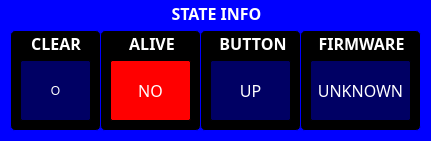
   <widget class="QGroupBox" name="STATE">
    <property name="geometry">
     <rect>
      <x>850</x>
      <y>230</y>
      <width>431</width>
      <height>141</height>
     </rect>
    </property>
    <property name="font">
     <font>
      <family>Rubik</family>
      <pointsize>12</pointsize>
      <italic>false</italic>
      <bold>true</bold>
     </font>
    </property>
    <property name="layoutDirection">
     <enum>Qt::LeftToRight</enum>
    </property>
    <property name="styleSheet">
     <string notr="true">QGroupBox {
    border: 1px solid gray;
    border-color: blue;
    border-radius: 5px;
	background-color: rgb(0, 0, 255);
	font: 700 12pt &quot;Rubik&quot;;
	color: rgb(255, 255, 255);
}</string>
    </property>
    <property name="title">
     <string>STATE INFO</string>
    </property>
    <property name="alignment">
     <set>Qt::AlignCenter</set>
    </property>
    <widget class="QGroupBox" name="groupBox_17">
     <property name="geometry">
      <rect>
       <x>100</x>
       <y>30</y>
       <width>101</width>
       <height>101</height>
      </rect>
     </property>
     <property name="sizePolicy">
      <sizepolicy hsizetype="Preferred" vsizetype="Expanding">
       <horstretch>0</horstretch>
       <verstretch>0</verstretch>
      </sizepolicy>
     </property>
     <property name="font">
      <font>
       <family>Rubik</family>
       <pointsize>12</pointsize>
       <italic>false</italic>
       <bold>true</bold>
      </font>
     </property>
     <property name="styleSheet">
      <string notr="true">background-color: rgb(0, 0, 0);
color: rgb(255, 255, 255);
font: 700 12pt &quot;Rubik&quot;;</string>
     </property>
     <property name="title">
      <string>ALIVE</string>
     </property>
     <property name="alignment">
      <set>Qt::AlignCenter</set>
     </property>
     <property name="flat">
      <bool>false</bool>
     </property>
     <property name="checkable">
      <bool>false</bool>
     </property>
     <widget class="QLabel" name="AliveLabel">
      <property name="geometry">
       <rect>
        <x>10</x>
        <y>30</y>
        <width>81</width>
        <height>61</height>
       </rect>
      </property>
      <property name="sizePolicy">
       <sizepolicy hsizetype="Preferred" vsizetype="Expanding">
        <horstretch>0</horstretch>
        <verstretch>0</verstretch>
       </sizepolicy>
      </property>
      <property name="font">
       <font>
        <family>Rubik</family>
        <pointsize>12</pointsize>
        <italic>false</italic>
        <bold>false</bold>
       </font>
      </property>
      <property name="styleSheet">
       <string notr="true">border: 1px solid gray;
border-color: black;
border-radius: 2px;
background-color: red;
color: white;
font: 12pt &quot;Rubik&quot;;</string>
      </property>
      <property name="frameShape">
       <enum>QFrame::Box</enum>
      </property>
      <property name="frameShadow">
       <enum>QFrame::Plain</enum>
      </property>
      <property name="lineWidth">
       <number>1</number>
      </property>
      <property name="text">
       <string>NO</string>
      </property>
      <property name="alignment">
       <set>Qt::AlignCenter</set>
      </property>
     </widget>
    </widget>
    <widget class="QGroupBox" name="groupBox_16">
     <property name="geometry">
      <rect>
       <x>300</x>
       <y>30</y>
       <width>121</width>
       <height>101</height>
      </rect>
     </property>
     <property name="sizePolicy">
      <sizepolicy hsizetype="Preferred" vsizetype="Expanding">
       <horstretch>0</horstretch>
       <verstretch>0</verstretch>
      </sizepolicy>
     </property>
     <property name="font">
      <font>
       <family>Rubik</family>
       <pointsize>12</pointsize>
       <italic>false</italic>
       <bold>true</bold>
      </font>
     </property>
     <property name="styleSheet">
      <string notr="true">background-color: rgb(0, 0, 0);
color: rgb(255, 255, 255);
font: 700 12pt &quot;Rubik&quot;;</string>
     </property>
     <property name="title">
      <string>FIRMWARE</string>
     </property>
     <property name="alignment">
      <set>Qt::AlignCenter</set>
     </property>
     <widget class="QLabel" name="FirmwareLabel">
      <property name="geometry">
       <rect>
        <x>10</x>
        <y>30</y>
        <width>101</width>
        <height>61</height>
       </rect>
      </property>
      <property name="sizePolicy">
       <sizepolicy hsizetype="Preferred" vsizetype="Expanding">
        <horstretch>0</horstretch>
        <verstretch>0</verstretch>
       </sizepolicy>
      </property>
      <property name="font">
       <font>
        <family>Rubik</family>
        <pointsize>12</pointsize>
        <italic>false</italic>
        <bold>false</bold>
       </font>
      </property>
      <property name="styleSheet">
       <string notr="true">border: 1px solid gray;
border-color: black;
border-radius: 2px;
background-color: rgb(0, 0, 100);
color: rgb(255, 255, 255);
font: 12pt &quot;Rubik&quot;;</string>
      </property>
      <property name="frameShape">
       <enum>QFrame::Box</enum>
      </property>
      <property name="frameShadow">
       <enum>QFrame::Plain</enum>
      </property>
      <property name="lineWidth">
       <number>1</number>
      </property>
      <property name="text">
       <string>UNKNOWN</string>
      </property>
      <property name="alignment">
       <set>Qt::AlignCenter</set>
      </property>
     </widget>
    </widget>
    <widget class="QGroupBox" name="groupBox_18">
     <property name="geometry">
      <rect>
       <x>10</x>
       <y>30</y>
       <width>91</width>
       <height>101</height>
      </rect>
     </property>
     <property name="sizePolicy">
      <sizepolicy hsizetype="Preferred" vsizetype="Expanding">
       <horstretch>0</horstretch>
       <verstretch>0</verstretch>
      </sizepolicy>
     </property>
     <property name="font">
      <font>
       <family>Rubik</family>
       <pointsize>12</pointsize>
       <italic>false</italic>
       <bold>true</bold>
      </font>
     </property>
     <property name="styleSheet">
      <string notr="true">background-color: rgb(0, 0, 0);
color: rgb(255, 255, 255);
font: 700 12pt &quot;Rubik&quot;;</string>
     </property>
     <property name="title">
      <string>CLEAR</string>
     </property>
     <property name="alignment">
      <set>Qt::AlignCenter</set>
     </property>
     <property name="flat">
      <bool>false</bool>
     </property>
     <property name="checkable">
      <bool>false</bool>
     </property>
     <widget class="QPushButton" name="clearButton">
      <property name="geometry">
       <rect>
        <x>10</x>
        <y>30</y>
        <width>71</width>
        <height>61</height>
       </rect>
      </property>
      <property name="styleSheet">
       <string notr="true">border: 1px solid gray;
border-color: black;
border-radius: 2px;
background-color: rgb(0, 0, 100);
color: rgb(255, 255, 255);</string>
      </property>
      <property name="text">
       <string>O</string>
      </property>
     </widget>
    </widget>
    <widget class="QGroupBox" name="groupBox_15">
     <property name="geometry">
      <rect>
       <x>200</x>
       <y>30</y>
       <width>101</width>
       <height>101</height>
      </rect>
     </property>
     <property name="sizePolicy">
      <sizepolicy hsizetype="Preferred" vsizetype="Expanding">
       <horstretch>0</horstretch>
       <verstretch>0</verstretch>
      </sizepolicy>
     </property>
     <property name="font">
      <font>
       <family>Rubik</family>
       <pointsize>12</pointsize>
       <italic>false</italic>
       <bold>true</bold>
      </font>
     </property>
     <property name="styleSheet">
      <string notr="true">background-color: rgb(0, 0, 0);
color: rgb(255, 255, 255);
font: 700 12pt &quot;Rubik&quot;;</string>
     </property>
     <property name="title">
      <string>BUTTON</string>
     </property>
     <property name="alignment">
      <set>Qt::AlignCenter</set>
     </property>
     <widget class="QLabel" name="EstadoBotonLabel">
      <property name="geometry">
       <rect>
        <x>10</x>
        <y>30</y>
        <width>81</width>
        <height>61</height>
       </rect>
      </property>
      <property name="sizePolicy">
       <sizepolicy hsizetype="Preferred" vsizetype="Expanding">
        <horstretch>0</horstretch>
        <verstretch>0</verstretch>
       </sizepolicy>
      </property>
      <property name="font">
       <font>
        <family>Rubik</family>
        <pointsize>12</pointsize>
        <italic>false</italic>
        <bold>false</bold>
       </font>
      </property>
      <property name="styleSheet">
       <string notr="true">border: 1px solid gray;
border-color: black;
border-radius: 2px;
background-color: rgb(0, 0, 100);
color: rgb(255, 255, 255);
font: 12pt &quot;Rubik&quot;;</string>
      </property>
      <property name="frameShape">
       <enum>QFrame::Box</enum>
      </property>
      <property name="frameShadow">
       <enum>QFrame::Plain</enum>
      </property>
      <property name="lineWidth">
       <number>1</number>
      </property>
      <property name="text">
       <string>UP</string>
      </property>
      <property name="alignment">
       <set>Qt::AlignCenter</set>
      </property>
     </widget>
    </widget>
   </widget>
